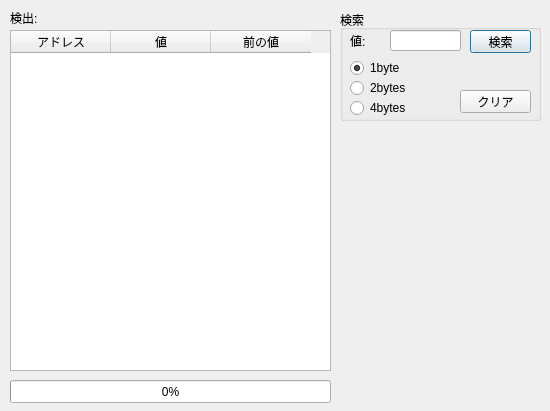
<?xml version="1.0" encoding="UTF-8"?>
<ui version="4.0">
 <class>RAMInfoDialog</class>
 <widget class="QDialog" name="RAMInfoDialog">
  <property name="enabled">
   <bool>true</bool>
  </property>
  <property name="geometry">
   <rect>
    <x>0</x>
    <y>0</y>
    <width>550</width>
    <height>411</height>
   </rect>
  </property>
  <property name="minimumSize">
   <size>
    <width>550</width>
    <height>411</height>
   </size>
  </property>
  <property name="maximumSize">
   <size>
    <width>550</width>
    <height>411</height>
   </size>
  </property>
  <property name="windowTitle">
   <string>RAMサーチ - melonDS</string>
  </property>
  <property name="modal">
   <bool>false</bool>
  </property>
  <widget class="QGroupBox" name="groupBox">
   <property name="geometry">
    <rect>
     <x>340</x>
     <y>10</y>
     <width>201</width>
     <height>111</height>
    </rect>
   </property>
   <property name="title">
    <string>検索</string>
   </property>
   <widget class="QPushButton" name="btnSearch">
    <property name="geometry">
     <rect>
      <x>130</x>
      <y>20</y>
      <width>61</width>
      <height>23</height>
     </rect>
    </property>
    <property name="text">
     <string>検索</string>
    </property>
   </widget>
   <widget class="QLineEdit" name="txtSearch">
    <property name="geometry">
     <rect>
      <x>50</x>
      <y>20</y>
      <width>71</width>
      <height>21</height>
     </rect>
    </property>
    <property name="maxLength">
     <number>5</number>
    </property>
   </widget>
   <widget class="QPushButton" name="btnClear">
    <property name="geometry">
     <rect>
      <x>120</x>
      <y>80</y>
      <width>71</width>
      <height>23</height>
     </rect>
    </property>
    <property name="text">
     <string>クリア</string>
    </property>
   </widget>
   <widget class="QLabel" name="labelValue">
    <property name="geometry">
     <rect>
      <x>10</x>
      <y>20</y>
      <width>41</width>
      <height>21</height>
     </rect>
    </property>
    <property name="text">
     <string>値:</string>
    </property>
   </widget>
   <widget class="QRadioButton" name="radiobtn1byte">
    <property name="geometry">
     <rect>
      <x>10</x>
      <y>50</y>
      <width>90</width>
      <height>16</height>
     </rect>
    </property>
    <property name="text">
     <string>1byte</string>
    </property>
    <property name="checked">
     <bool>true</bool>
    </property>
   </widget>
   <widget class="QRadioButton" name="radiobtn2bytes">
    <property name="geometry">
     <rect>
      <x>10</x>
      <y>70</y>
      <width>90</width>
      <height>16</height>
     </rect>
    </property>
    <property name="text">
     <string>2bytes</string>
    </property>
   </widget>
   <widget class="QRadioButton" name="radiobtn4bytes">
    <property name="geometry">
     <rect>
      <x>10</x>
      <y>90</y>
      <width>90</width>
      <height>16</height>
     </rect>
    </property>
    <property name="text">
     <string>4bytes</string>
    </property>
   </widget>
  </widget>
  <widget class="QProgressBar" name="progressBar">
   <property name="geometry">
    <rect>
     <x>10</x>
     <y>380</y>
     <width>321</width>
     <height>23</height>
    </rect>
   </property>
   <property name="maximum">
    <number>100</number>
   </property>
   <property name="value">
    <number>0</number>
   </property>
   <property name="alignment">
    <set>Qt::AlignCenter</set>
   </property>
   <property name="textVisible">
    <bool>true</bool>
   </property>
   <property name="format">
    <string>%p%</string>
   </property>
  </widget>
  <widget class="QTableWidget" name="ramTable">
   <property name="geometry">
    <rect>
     <x>10</x>
     <y>30</y>
     <width>321</width>
     <height>341</height>
    </rect>
   </property>
   <property name="minimumSize">
    <size>
     <width>321</width>
     <height>341</height>
    </size>
   </property>
   <property name="maximumSize">
    <size>
     <width>321</width>
     <height>341</height>
    </size>
   </property>
   <property name="editTriggers">
    <set>QAbstractItemView::AnyKeyPressed|QAbstractItemView::DoubleClicked</set>
   </property>
   <property name="alternatingRowColors">
    <bool>true</bool>
   </property>
   <property name="selectionBehavior">
    <enum>QAbstractItemView::SelectRows</enum>
   </property>
   <attribute name="verticalHeaderVisible">
    <bool>false</bool>
   </attribute>
   <attribute name="verticalHeaderMinimumSectionSize">
    <number>16</number>
   </attribute>
   <attribute name="verticalHeaderDefaultSectionSize">
    <number>16</number>
   </attribute>
   <column>
    <property name="text">
     <string>アドレス</string>
    </property>
   </column>
   <column>
    <property name="text">
     <string>値</string>
    </property>
   </column>
   <column>
    <property name="text">
     <string>前の値</string>
    </property>
   </column>
  </widget>
  <widget class="QLabel" name="txtFound">
   <property name="geometry">
    <rect>
     <x>10</x>
     <y>10</y>
     <width>101</width>
     <height>16</height>
    </rect>
   </property>
   <property name="text">
    <string>検出:</string>
   </property>
  </widget>
 </widget>
 <tabstops>
  <tabstop>ramTable</tabstop>
  <tabstop>txtSearch</tabstop>
  <tabstop>btnSearch</tabstop>
  <tabstop>radiobtn1byte</tabstop>
  <tabstop>radiobtn2bytes</tabstop>
  <tabstop>radiobtn4bytes</tabstop>
  <tabstop>btnClear</tabstop>
 </tabstops>
 <resources/>
 <connections/>
</ui>
